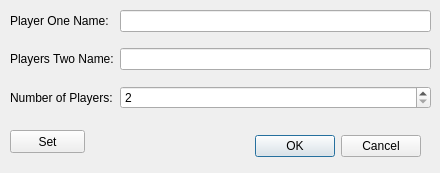
<?xml version="1.0" encoding="UTF-8"?>
<ui version="4.0">
 <class>Dialog</class>
 <widget class="QDialog" name="Dialog">
  <property name="geometry">
   <rect>
    <x>0</x>
    <y>0</y>
    <width>440</width>
    <height>173</height>
   </rect>
  </property>
  <property name="windowTitle">
   <string>Settings</string>
  </property>
  <widget class="QDialogButtonBox" name="buttonBox">
   <property name="geometry">
    <rect>
     <x>10</x>
     <y>130</y>
     <width>411</width>
     <height>32</height>
    </rect>
   </property>
   <property name="orientation">
    <enum>Qt::Horizontal</enum>
   </property>
   <property name="standardButtons">
    <set>QDialogButtonBox::Cancel|QDialogButtonBox::Ok</set>
   </property>
  </widget>
  <widget class="QWidget" name="gridLayoutWidget">
   <property name="geometry">
    <rect>
     <x>10</x>
     <y>0</y>
     <width>421</width>
     <height>121</height>
    </rect>
   </property>
   <layout class="QGridLayout" name="gridLayout">
    <item row="1" column="0">
     <widget class="QLabel" name="playerTwoName_label">
      <property name="text">
       <string>Players Two Name:</string>
      </property>
     </widget>
    </item>
    <item row="3" column="0">
     <widget class="QLabel" name="numberOfPlayers_label">
      <property name="text">
       <string>Number of Players:</string>
      </property>
     </widget>
    </item>
    <item row="0" column="0">
     <widget class="QLabel" name="playerOneName_label">
      <property name="text">
       <string>Player One Name:</string>
      </property>
     </widget>
    </item>
    <item row="1" column="1">
     <widget class="QLineEdit" name="playerTwoName_lineEdit"/>
    </item>
    <item row="0" column="1">
     <widget class="QLineEdit" name="playerOneName_lineEdit"/>
    </item>
    <item row="3" column="1">
     <widget class="QSpinBox" name="numberOfPlayers_spinBox">
      <property name="minimum">
       <number>2</number>
      </property>
      <property name="maximum">
       <number>4</number>
      </property>
     </widget>
    </item>
   </layout>
  </widget>
  <widget class="QPushButton" name="set_pushButton">
   <property name="geometry">
    <rect>
     <x>10</x>
     <y>130</y>
     <width>75</width>
     <height>23</height>
    </rect>
   </property>
   <property name="text">
    <string>Set</string>
   </property>
  </widget>
 </widget>
 <resources/>
 <connections>
  <connection>
   <sender>buttonBox</sender>
   <signal>accepted()</signal>
   <receiver>Dialog</receiver>
   <slot>accept()</slot>
   <hints>
    <hint type="sourcelabel">
     <x>248</x>
     <y>254</y>
    </hint>
    <hint type="destinationlabel">
     <x>157</x>
     <y>274</y>
    </hint>
   </hints>
  </connection>
  <connection>
   <sender>buttonBox</sender>
   <signal>rejected()</signal>
   <receiver>Dialog</receiver>
   <slot>reject()</slot>
   <hints>
    <hint type="sourcelabel">
     <x>316</x>
     <y>260</y>
    </hint>
    <hint type="destinationlabel">
     <x>286</x>
     <y>274</y>
    </hint>
   </hints>
  </connection>
 </connections>
</ui>
